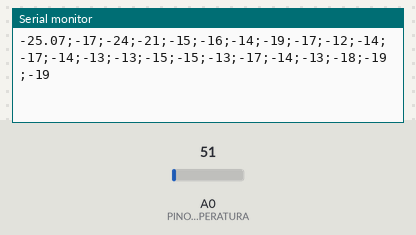
Recording of a sketch running on a simulated Arduino Uno, built with avr-gcc and run on an emulated ATmega328P. Shown: the last lines printed to the serial monitor. Inputs (shaded band) come from the test bench; at power-on: A0 (PINO_SENSOR_TEMPERATURA) = 51. Random numbers use the default seed unless the sketch sets one.

Above: at 1.8 s.
1.9 s: A0 (PINO_SENSOR_TEMPERATURA) set to 61
At 2.9 s:
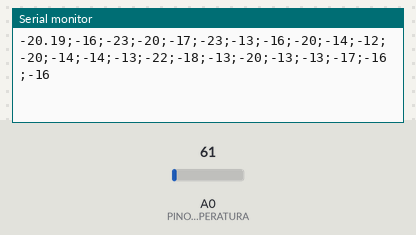
3.4 s: A0 (PINO_SENSOR_TEMPERATURA) set to 71
At 5.0 s:
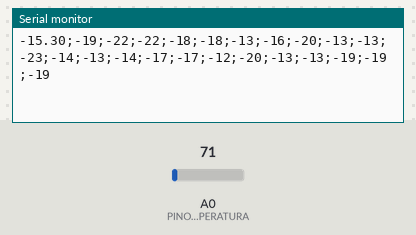
Timing chart, 0 to 6.5 s (numbered marks = the images above; inputs shaded):
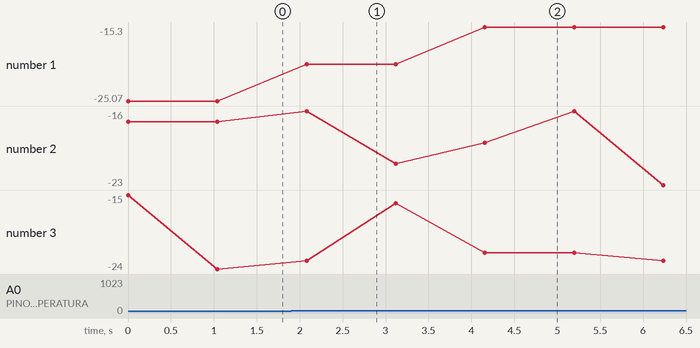

Measured:
- after the input at 1.9 s, the serial monitor: prints a new line after 0.18 s (image 1)
- after the input at 3.4 s, the serial monitor: prints a new line after 0.76 s (image 2)
- plotted number 1: -25.07 → -20.19 after the input at 1.9 s, -20.19 → -15.3 after the input at 3.4 s

The sketch:

arduino.ino
```cpp
// Declaração e atribuição de variaveis
const int PINO_SENSOR_TEMPERATURA = A0;
float temperatura;

void setup() {
  Serial.begin(9600);
}

void loop() {
  //  CAMINHÃO
  int valorLeitura = analogRead(PINO_SENSOR_TEMPERATURA);
  temperatura = ((valorLeitura * 5.0 / 1023.0) / 0.01)-50;
  int temperatura2 = random(-24, -14);
  int temperatura3 = random(-24, -14);

  int temperatura4 = random(-24, -14);
  int temperatura5 = random(-24, -14);
  int temperatura6 = random(-24, -14);

  int temperatura7 = random(-14, -10);
  int temperatura8 = random(-24, -14);
  int temperatura9 = random(-24, -14);

  int temperatura10 = random(-14, -10);
  int temperatura11 = random(-14, -10);
  int temperatura12 = random(-24, -14);

  int temperatura13 = random(-14, -12);
  int temperatura14 = random(-14, -12);
  int temperatura15 = random(-14, -12);

  int temperatura16 = random(-24, -14);
  int temperatura17 = random(-24, -14);
  int temperatura18 = random(-14, -10);

  int temperatura19 = random(-24, -14);
  int temperatura20 = random(-14, -12);
  int temperatura21 = random(-14, -12);

  int temperatura22 = random(-24, -14);
  int temperatura23 = random(-24, -14);
  int temperatura24 = random(-24, -14);

// caminhão 1
  Serial.print(temperatura);
  Serial.print(";");
  Serial.print(temperatura2);
  Serial.print(";");
  Serial.print(temperatura3);
  Serial.print(";");

// caminhão 2
  Serial.print(temperatura4);
  Serial.print(";");
  Serial.print(temperatura5);
  Serial.print(";");
  Serial.print(temperatura6);
  Serial.print(";");

// caminhão 3
  Serial.print(temperatura7);
  Serial.print(";");
  Serial.print(temperatura8);
  Serial.print(";");
  Serial.print(temperatura9);
  Serial.print(";");

// caminhão 4
  Serial.print(temperatura10);
  Serial.print(";");
  Serial.print(temperatura11);
  Serial.print(";");
  Serial.print(temperatura12);
  Serial.print(";");

// caminhão 5
  Serial.print(temperatura13);
  Serial.print(";");
  Serial.print(temperatura14);
  Serial.print(";");
  Serial.print(temperatura15);
  Serial.print(";");

// caminhão 6
  Serial.print(temperatura16);
  Serial.print(";");
  Serial.print(temperatura17);
  Serial.print(";");
  Serial.print(temperatura18);
  Serial.print(";");

// caminhão 7
  Serial.print(temperatura19);
  Serial.print(";");
  Serial.print(temperatura20);
  Serial.print(";");
  Serial.print(temperatura21);
  Serial.print(";");

// caminhão 8
  Serial.print(temperatura22);
  Serial.print(";");
  Serial.print(temperatura23);
  Serial.print(";");
  Serial.println(temperatura24);

  int ten_seconds= 1000 * 1;
  delay(ten_seconds);
}
```
